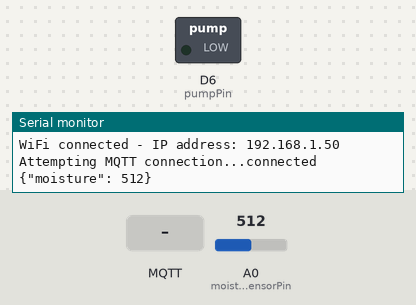
A sketch run on a simulated ESP8266 (NodeMCU). On the bench: switched loads named in the sketch (green lamp = pin HIGH), the last lines printed to the serial monitor. Inputs (shaded band) come from the test bench; at power-on: A0 (moistureSensorPin) = 512. WiFi joins after 1.5 s; servers stay silent unless stated; random numbers use the default seed unless the sketch sets one; no MQTT or app messages arrive unless stated.

Above: at 3.2 s.
3.3 s: MQTT message "ON" arrives on the first subscribed topic
At 6.1 s:
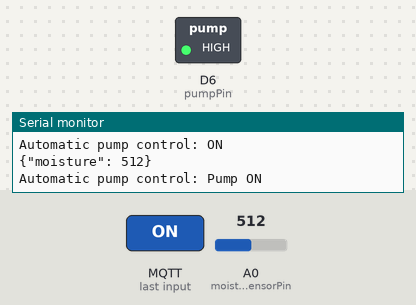
6.5 s: A0 (moistureSensorPin) set to 985
9.2 s: A0 (moistureSensorPin) set to 1006
At 11.9 s:
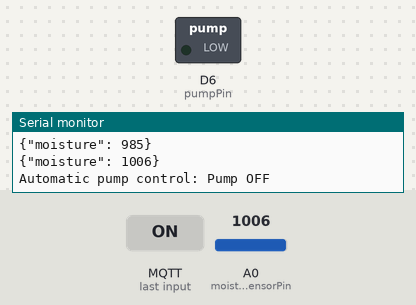
12.5 s: A0 (moistureSensorPin) set to 990
At 15.2 s:
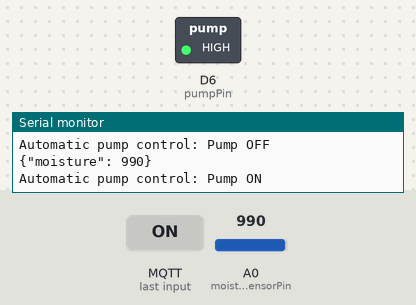
15.5 s: A0 (moistureSensorPin) set to 1010
At 17.8 s:
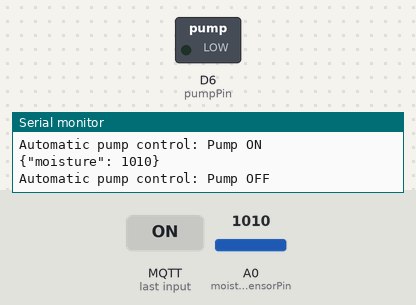
Timing chart, 0 to 19.3 s (numbered marks = the images above; inputs shaded):
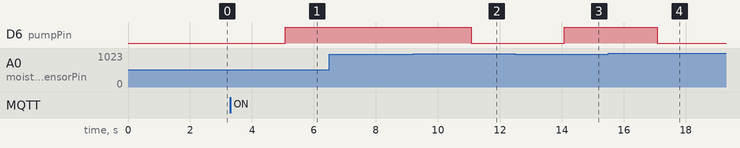

The sketch:

mqtt_esp8266.ino
```cpp
#include <ESP8266WiFi.h>
#include <PubSubClient.h>
#include <DHT.h>

const char* ssid = "Vuuuuuu";
const char* password = "99998888";
const char* mqttServer = "192.168.43.173";
const int mqttPort = 1883;
const char* moistureTopic = "moisture";  // MQTT topic for soil moisture
const char* autoPumpTopic = "auto_pump";  // MQTT topic for automatic pump control
const char* manualPumpTopic = "manual_pump";  // MQTT topic for manual pump control

const int moistureSensorPin = A0;  // Pin for soil moisture sensor
const int pumpPin = D6;  // Pin for the water pump

WiFiClient espClient;
PubSubClient client(espClient);

bool pumpStatus = false;  // Initial pump status is off
bool autoPumpEnabled = false;

void setup() {
  pinMode(moistureSensorPin, INPUT);
  pinMode(pumpPin, OUTPUT);

  Serial.begin(115200);
  setup_wifi();
  client.setServer(mqttServer, mqttPort);
  client.setCallback(callback);
}

void loop() {
  if (!client.connected()) {
    reconnect();
  }
  client.loop();

  // Read soil moisture level
  int moistureLevel = analogRead(moistureSensorPin);

  // Publish soil moisture data to MQTT
  String moistureMessage = "{\"moisture\": " + String(moistureLevel) + "}";
  client.publish(moistureTopic, moistureMessage.c_str());
  Serial.println(moistureMessage);

  // Automatic pump control based on moisture level
  if (autoPumpEnabled && moistureLevel < 1000 && !pumpStatus) {
    // Bật bơm tự động khi có thỏa mãn các điều kiện
    digitalWrite(pumpPin, HIGH);  // Bật bơm
    Serial.println("Automatic pump control: Pump ON");
    pumpStatus = true;
  } else if (autoPumpEnabled && moistureLevel >= 1000 && pumpStatus) {
    // Tắt bơm tự động khi độ ẩm vượt quá ngưỡng và bơm đang bật
    digitalWrite(pumpPin, LOW);  // Tắt bơm
    Serial.println("Automatic pump control: Pump OFF");
    pumpStatus = false;
  }

  delay(3000);  // Send moisture data every 3 seconds
}

void callback(char* topic, byte* payload, unsigned int length) {
  String message;
  for (int i = 0; i < length; i++) {
    message += (char)payload[i];
  }
  Serial.print("Message arrived on topic: ");
  Serial.print(topic);
  Serial.print(": ");
  Serial.println(message);

  if (strcmp(topic, autoPumpTopic) == 0) {
    // Automatic pump control
    if (message.equals("ON")) {
      // Bật bơm tự động khi có thông điệp "ON"
      autoPumpEnabled = true;
      Serial.println("Automatic pump control: ON");
    } else if (message.equals("OFF")) {
      // Tắt bơm tự động khi có thông điệp "OFF"
      autoPumpEnabled = false;
      Serial.println("Automatic pump control: OFF");
    }
  }

  if (strcmp(topic, manualPumpTopic) == 0) {
    // Manual pump control
    if (message.equals("ON")) {
      digitalWrite(pumpPin, HIGH);  // Turn on the pump
      Serial.println("Manual pump control: ON");
    } else if (message.equals("OFF")) {
      digitalWrite(pumpPin, LOW);  // Turn off the pump
      Serial.println("Manual pump control: OFF");
    }
  }
}

void setup_wifi() {
  delay(10);
  Serial.println();
  Serial.print("Connecting to ");
  Serial.println(ssid);
  WiFi.begin(ssid, password);
  while (WiFi.status() != WL_CONNECTED) {
    delay(1000);
    Serial.print(".");
  }
  Serial.println("");
  Serial.print("WiFi connected - IP address: ");
  Serial.println(WiFi.localIP());
}

void reconnect() {
  while (!client.connected()) {
    Serial.print("Attempting MQTT connection...");
    String clientId = "ESP8266Client-";
    clientId += String(random(0xffff), HEX);
    if (client.connect(clientId.c_str())) {
      Serial.println("connected");
      client.subscribe(autoPumpTopic);
      client.subscribe(manualPumpTopic);
    } else {
      Serial.print("failed, rc=");
      Serial.print(client.state());
      Serial.println(" try again in 5 seconds");
      delay(5000);
    }
  }
}
```

Measured:
- the behaviour switches between 999 and 1000 on A0 (moistureSensorPin) (found by bisection; images 1 and 2)
- after the input at 3.3 s, D6 (pumpPin): LOW → HIGH after 1.8 s
- after the input at 9.2 s, D6 (pumpPin): HIGH → LOW after 1.9 s
- after the input at 12.5 s, D6 (pumpPin): LOW → HIGH after 1.6 s
- after the input at 15.5 s, D6 (pumpPin): HIGH → LOW after 1.6 s
